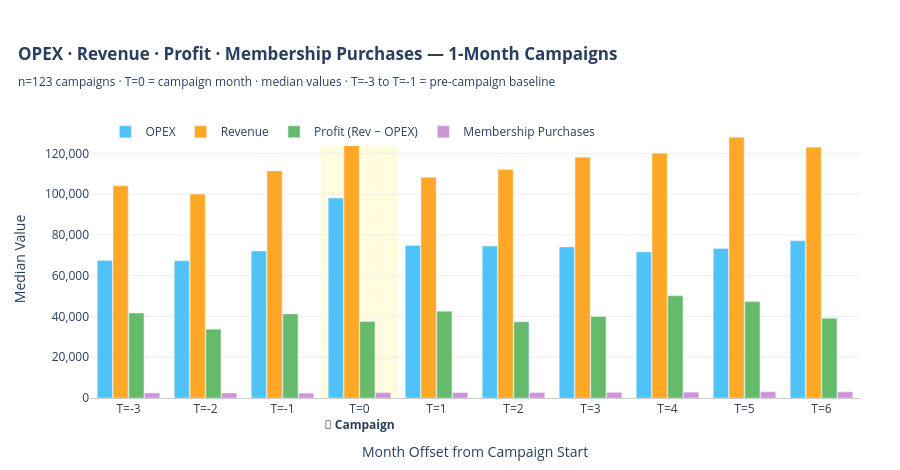

Notebook cell for this chart:
### Code cell
# ── OPEX / Revenue / Profit / Mem Purchases — 3 separate plots ───────────────
_rd = data.copy()
_rd["report_date"] = pd.to_datetime(_rd["report_date"])
_rd["true_opex"]   = _rd["cogs"] + _rd["expenses"]
_rd_by_site = {sk: grp.sort_values("report_date")
               for sk, grp in _rd.groupby("site_key")}

def reclassify(d):
    if d == 1: return "1 month"
    if d == 2: return "2 months"
    return "3+ months"

campaigns_df["dur_bucket2"] = campaigns_df["duration_months"].apply(reclassify)

_records = []
for _, camp in campaigns_df.iterrows():
    sk     = camp["site_key"]
    anchor = pd.to_datetime(camp["campaign_start"])
    bucket = camp["dur_bucket2"]
    dur    = int(camp["duration_months"])
    if sk not in _rd_by_site:
        continue
    ts = _rd_by_site[sk].copy()
    ts["mfs"] = (
        (ts["report_date"].dt.year  - anchor.year)  * 12 +
        (ts["report_date"].dt.month - anchor.month)
    )
    for _, row in ts[(ts["mfs"] >= -3) & (ts["mfs"] <= 6)].iterrows():
        _records.append({
            "bucket":           bucket,
            "duration":         dur,
            "mfs":              int(row["mfs"]),
            "opex":             row["true_opex"],
            "revenue":          row["total_income"],
            "profit":           row["total_income"] - row["true_opex"],
            "mem_purchases":    row["mem_purchase_count"],
        })

snap_df2 = pd.DataFrame(_records)

OPEX_COLOR    = "#4FC3F7"
REV_COLOR     = "#FFA726"
PROFIT_COLOR  = "#66BB6A"
MEM_COLOR     = "#CE93D8"   # purple — membership purchases
CAMP_SHADE    = "#FFF9C4"

BUCKET_CONFIG = {
    "1 month":   {"camp_months": [0],       "title": "1-Month Campaigns"},
    "2 months":  {"camp_months": [0, 1],    "title": "2-Month Campaigns"},
    "3+ months": {"camp_months": [0, 1, 2], "title": "3+ Month Campaigns"},
}

for bucket, cfg in BUCKET_CONFIG.items():
    sub = snap_df2[snap_df2["bucket"] == bucket]
    if len(sub) == 0:
        continue

    agg = (
        sub.groupby("mfs")[["opex", "revenue", "profit", "mem_purchases"]]
        .median()
        .reset_index()
    )
    n_camps     = campaigns_df[campaigns_df["dur_bucket2"] == bucket].shape[0]
    camp_months = cfg["camp_months"]
    month_list  = list(agg["mfs"])

    x_labels = []
    for m in month_list:
        if m in camp_months:
            x_labels.append(f"T={m}<br><b>📍 Campaign</b>")
        else:
            x_labels.append(f"T={m}")

    fig = go.Figure()

    # Shade campaign months
    for cm in camp_months:
        if cm in month_list:
            pos = month_list.index(cm)
            fig.add_vrect(
                x0=pos - 0.5, x1=pos + 0.5,
                fillcolor=CAMP_SHADE, opacity=0.55,
                layer="below", line_width=0,
            )

    fig.add_trace(go.Bar(
        name="OPEX", x=x_labels, y=agg["opex"],
        marker_color=OPEX_COLOR,
        hovertemplate="T=%{x}<br>OPEX: $%{y:,.0f}<extra></extra>",
    ))
    fig.add_trace(go.Bar(
        name="Revenue", x=x_labels, y=agg["revenue"],
        marker_color=REV_COLOR,
        hovertemplate="T=%{x}<br>Revenue: $%{y:,.0f}<extra></extra>",
    ))
    fig.add_trace(go.Bar(
        name="Profit (Rev − OPEX)", x=x_labels, y=agg["profit"],
        marker_color=PROFIT_COLOR,
        hovertemplate="T=%{x}<br>Profit: $%{y:,.0f}<extra></extra>",
    ))
    fig.add_trace(go.Bar(
        name="Membership Purchases", x=x_labels, y=agg["mem_purchases"],
        marker_color=MEM_COLOR,
        hovertemplate="T=%{x}<br>Mem Purchases: %{y:,.0f}<extra></extra>",
    ))

    camp_label = (
        "T=0 = campaign month"
        if len(camp_months) == 1
        else f"T={camp_months[0]}–T={camp_months[-1]} = campaign months (yellow)"
    )

    fig.update_layout(
        barmode="group",
        title=dict(
            text=(
                f"<b>OPEX · Revenue · Profit · Membership Purchases — {cfg['title']}</b>"
                f"<br><sub>n={n_camps} campaigns · {camp_label} · "
                "median values · T=-3 to T=-1 = pre-campaign baseline</sub>"
            ),
            x=0.02, xanchor="left",
        ),
        xaxis=dict(
            title="Month Offset from Campaign Start",
            showgrid=False, showline=True, linecolor="#CCC",
        ),
        yaxis=dict(
            title="Median Value",
            tickformat=",.0f",
            gridcolor="#EEE",
        ),
        legend=dict(orientation="h", x=0.02, y=1.01, xanchor="left"),
        plot_bgcolor="white",
        height=470,
        margin=dict(l=90, r=40, t=120, b=60),
        bargap=0.18,
        bargroupgap=0.04,
    )
    fig.show()

### Figure 1 — Plotly figure (JSON) as saved in the notebook; plotly's stock layout.template omitted (floating-point values rounded to 4 significant figures)
{"data": [{"hovertemplate": "T=%{x}<br>OPEX: $%{y:,.0f}<extra></extra>", "marker": {"color": "#4FC3F7"}, "name": "OPEX", "type": "bar", "x": ["T=-3", "T=-2", "T=-1", "T=0<br><b>📍 Campaign</b>", "T=1", "T=2", "T=3", "T=4", "T=5", "T=6"], "y": [67420.0, 67300.0, 72040.0, 98040.0, 74830.0, 74500.0, 74120.0, 71660.0, 73320.0, 77100.0]}, {"hovertemplate": "T=%{x}<br>Revenue: $%{y:,.0f}<extra></extra>", "marker": {"color": "#FFA726"}, "name": "Revenue", "type": "bar", "x": ["T=-3", "T=-2", "T=-1", "T=0<br><b>📍 Campaign</b>", "T=1", "T=2", "T=3", "T=4", "T=5", "T=6"], "y": [104100.0, 100000.0, 111400.0, 129500.0, 108200.0, 112100.0, 118100.0, 120100.0, 127800.0, 123000.0]}, {"hovertemplate": "T=%{x}<br>Profit: $%{y:,.0f}<extra></extra>", "marker": {"color": "#66BB6A"}, "name": "Profit (Rev − OPEX)", "type": "bar", "x": ["T=-3", "T=-2", "T=-1", "T=0<br><b>📍 Campaign</b>", "T=1", "T=2", "T=3", "T=4", "T=5", "T=6"], "y": [41670.0, 33750.0, 41250.0, 37550.0, 42600.0, 37360.0, 40000.0, 50140.0, 47280.0, 39100.0]}, {"hovertemplate": "T=%{x}<br>Mem Purchases: %{y:,.0f}<extra></extra>", "marker": {"color": "#CE93D8"}, "name": "Membership Purchases", "type": "bar", "x": ["T=-3", "T=-2", "T=-1", "T=0<br><b>📍 Campaign</b>", "T=1", "T=2", "T=3", "T=4", "T=5", "T=6"], "y": [2482.0, 2423.0, 2362.0, 2601.0, 2632.0, 2650.0, 2766.0, 2878.0, 3040.0, 3008.0]}], "layout": {"bargap": 0.18, "bargroupgap": 0.04, "barmode": "group", "height": 470, "legend": {"orientation": "h", "x": 0.02, "xanchor": "left", "y": 1.01}, "margin": {"b": 60, "l": 90, "r": 40, "t": 120}, "plot_bgcolor": "white", "shapes": [{"fillcolor": "#FFF9C4", "layer": "below", "line": {"width": 0}, "opacity": 0.55, "type": "rect", "x0": 2.5, "x1": 3.5, "xref": "x", "y0": 0, "y1": 1, "yref": "y domain"}], "title": {"text": "<b>OPEX · Revenue · Profit · Membership Purchases — 1-Month Campaigns</b><br><sub>n=123 campaigns · T=0 = campaign month · median values · T=-3 to T=-1 = pre-campaign baseline</sub>", "x": 0.02, "xanchor": "left"}, "xaxis": {"linecolor": "#CCC", "showgrid": false, "showline": true, "title": {"text": "Month Offset from Campaign Start"}}, "yaxis": {"gridcolor": "#EEE", "tickformat": ",.0f", "title": {"text": "Median Value"}}}}
